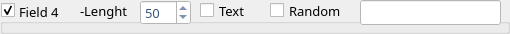
           <widget class="QGroupBox" name="gbFFG_3">
            <property name="enabled">
             <bool>true</bool>
            </property>
            <property name="minimumSize">
             <size>
              <width>200</width>
              <height>25</height>
             </size>
            </property>
            <property name="font">
             <font>
              <family>Sans Serif</family>
              <pointsize>10</pointsize>
              <weight>9</weight>
              <italic>false</italic>
              <bold>false</bold>
             </font>
            </property>
            <property name="title">
             <string>Field 4</string>
            </property>
            <property name="alignment">
             <set>Qt::AlignBottom|Qt::AlignLeading|Qt::AlignLeft</set>
            </property>
            <property name="flat">
             <bool>true</bool>
            </property>
            <property name="checkable">
             <bool>true</bool>
            </property>
            <widget class="QSpinBox" name="sbxFFG_3">
             <property name="enabled">
              <bool>true</bool>
             </property>
             <property name="geometry">
              <rect>
               <x>140</x>
               <y>0</y>
               <width>51</width>
               <height>25</height>
              </rect>
             </property>
             <property name="styleSheet">
              <string notr="true">background-color: rgb(255, 255, 255);
color: rgb(57, 84, 127);</string>
             </property>
             <property name="minimum">
              <number>1</number>
             </property>
             <property name="maximum">
              <number>255</number>
             </property>
             <property name="value">
              <number>50</number>
             </property>
            </widget>
            <widget class="QLineEdit" name="txtFFG_3">
             <property name="enabled">
              <bool>false</bool>
             </property>
             <property name="geometry">
              <rect>
               <x>360</x>
               <y>0</y>
               <width>141</width>
               <height>25</height>
              </rect>
             </property>
             <property name="styleSheet">
              <string notr="true">background-color: rgb(255, 255, 255);
color: rgb(57, 84, 127);</string>
             </property>
             <property name="inputMask">
              <string/>
             </property>
             <property name="text">
              <string/>
             </property>
             <property name="maxLength">
              <number>32767</number>
             </property>
             <property name="alignment">
              <set>Qt::AlignCenter</set>
             </property>
            </widget>
            <widget class="QLabel" name="labFFG_3">
             <property name="geometry">
              <rect>
               <x>80</x>
               <y>0</y>
               <width>51</width>
               <height>21</height>
              </rect>
             </property>
             <property name="text">
              <string>-Lenght</string>
             </property>
            </widget>
            <widget class="QCheckBox" name="cbxFFG_RANDOM_3">
             <property name="geometry">
              <rect>
               <x>270</x>
               <y>0</y>
               <width>81</width>
               <height>21</height>
              </rect>
             </property>
             <property name="cursor">
              <cursorShape>PointingHandCursor</cursorShape>
             </property>
             <property name="text">
              <string>Random</string>
             </property>
            </widget>
            <widget class="QCheckBox" name="cbxFFG_TEXT_3">
             <property name="geometry">
              <rect>
               <x>200</x>
               <y>0</y>
               <width>61</width>
               <height>21</height>
              </rect>
             </property>
             <property name="cursor">
              <cursorShape>PointingHandCursor</cursorShape>
             </property>
             <property name="text">
              <string>Text</string>
             </property>
            </widget>
           </widget>
